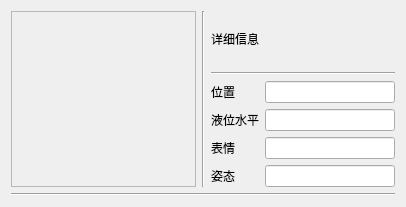
<?xml version="1.0" encoding="UTF-8"?>
<ui version="4.0">
 <class>Form</class>
 <widget class="QWidget" name="Form">
  <property name="geometry">
   <rect>
    <x>0</x>
    <y>0</y>
    <width>406</width>
    <height>207</height>
   </rect>
  </property>
  <property name="windowTitle">
   <string>Form</string>
  </property>
  <layout class="QVBoxLayout" name="verticalLayout_2">
   <item>
    <layout class="QVBoxLayout" name="verticalLayout">
     <item>
      <layout class="QHBoxLayout" name="horizontalLayout">
       <item>
        <layout class="QGridLayout" name="gridLayout">
         <item row="0" column="0">
          <widget class="QScrollArea" name="video_area">
           <property name="widgetResizable">
            <bool>true</bool>
           </property>
           <widget class="QWidget" name="scrollAreaWidgetContents">
            <property name="geometry">
             <rect>
              <x>0</x>
              <y>0</y>
              <width>113</width>
              <height>167</height>
             </rect>
            </property>
           </widget>
          </widget>
         </item>
        </layout>
       </item>
       <item>
        <widget class="Line" name="line_3">
         <property name="orientation">
          <enum>Qt::Vertical</enum>
         </property>
        </widget>
       </item>
       <item>
        <layout class="QVBoxLayout" name="verticalLayout_8">
         <item>
          <layout class="QVBoxLayout" name="verticalLayout_7">
           <item>
            <widget class="QLabel" name="label_2">
             <property name="text">
              <string>详细信息</string>
             </property>
            </widget>
           </item>
          </layout>
         </item>
         <item>
          <widget class="Line" name="line_4">
           <property name="orientation">
            <enum>Qt::Horizontal</enum>
           </property>
          </widget>
         </item>
         <item>
          <layout class="QHBoxLayout" name="horizontalLayout_3">
           <item>
            <layout class="QVBoxLayout" name="verticalLayout_5">
             <item>
              <widget class="QLabel" name="label_3">
               <property name="text">
                <string>位置</string>
               </property>
              </widget>
             </item>
             <item>
              <widget class="QLabel" name="label_8">
               <property name="text">
                <string>液位水平</string>
               </property>
              </widget>
             </item>
             <item>
              <widget class="QLabel" name="label_9">
               <property name="text">
                <string>表情</string>
               </property>
              </widget>
             </item>
             <item>
              <widget class="QLabel" name="label_10">
               <property name="text">
                <string>姿态</string>
               </property>
              </widget>
             </item>
            </layout>
           </item>
           <item>
            <layout class="QVBoxLayout" name="verticalLayout_6">
             <item>
              <widget class="QLineEdit" name="pos_line_edit"/>
             </item>
             <item>
              <widget class="QLineEdit" name="liquid_level_line_edit"/>
             </item>
             <item>
              <widget class="QLineEdit" name="emotion_line_edit"/>
             </item>
             <item>
              <widget class="QLineEdit" name="gesture_line_edit"/>
             </item>
            </layout>
           </item>
          </layout>
         </item>
        </layout>
       </item>
      </layout>
     </item>
     <item>
      <widget class="Line" name="line">
       <property name="orientation">
        <enum>Qt::Horizontal</enum>
       </property>
      </widget>
     </item>
    </layout>
   </item>
  </layout>
 </widget>
 <resources/>
 <connections/>
</ui>
